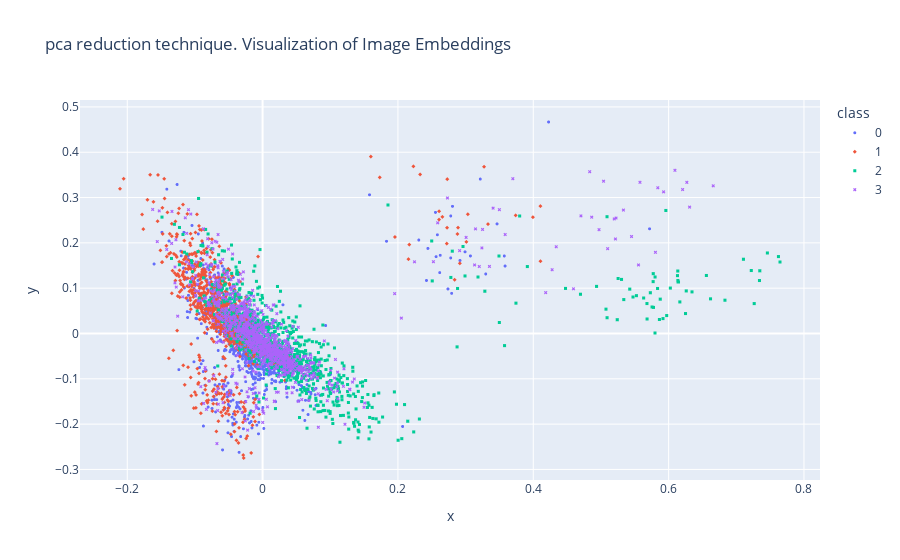
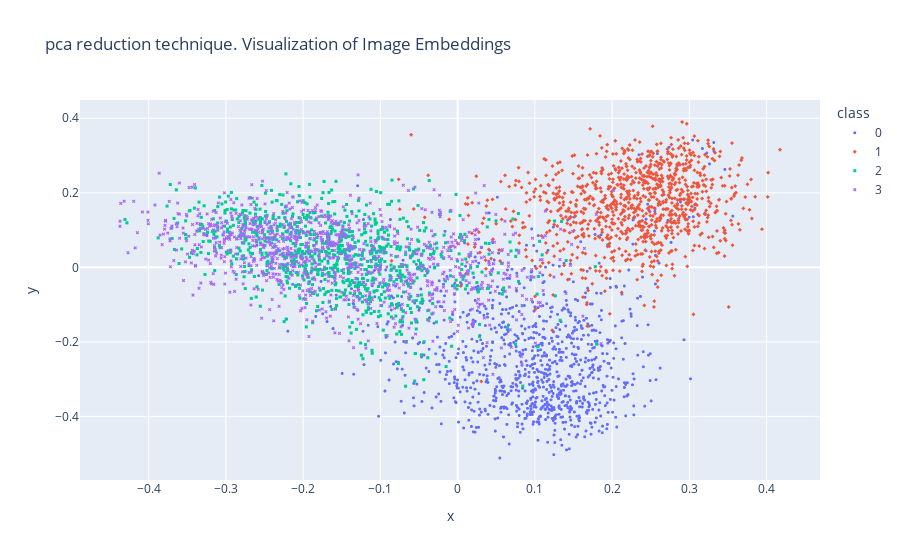

Notebook code for these charts, in order:
### Code cell
# px.scatter(x=X_tfidf_pca[:,0], y=X_tfidf_pca[:,1], color=df["label_name"], title="TF-IDF PCA").show()
# px.scatter(x=X_sbert_pca[:,0], y=X_sbert_pca[:,1], color=df["label_name"], title="SBERT PCA").show()
plot_embeddings(X_tfidf.toarray(), 0, symbol="class", reduction_techniques="pca", color="class")
plot_embeddings(X_sbert, 0, symbol="class", reduction_techniques="pca", color="class")

### Figure 1 — Plotly figure (JSON) as saved in the notebook; plotly's stock layout.template omitted (floating-point values rounded to 4 significant figures; data arrays with more than 128 entries replaced by an {"elided": "..."} marker saying what was removed)
{"data": [{"hovertemplate": "class=0<br>x=%{x}<br>y=%{y}<extra></extra>", "legendgroup": "0", "marker": {"color": "#636efa", "size": 3, "symbol": "circle"}, "mode": "markers", "name": "0", "showlegend": true, "textfont": {"size": 25}, "type": "scattergl", "x": {"elided": "1000 float values"}, "xaxis": "x", "y": {"elided": "1000 float values"}, "yaxis": "y"}, {"hovertemplate": "class=1<br>x=%{x}<br>y=%{y}<extra></extra>", "legendgroup": "1", "marker": {"color": "#EF553B", "size": 3, "symbol": "diamond"}, "mode": "markers", "name": "1", "showlegend": true, "textfont": {"size": 25}, "type": "scattergl", "x": {"elided": "1000 float values"}, "xaxis": "x", "y": {"elided": "1000 float values"}, "yaxis": "y"}, {"hovertemplate": "class=2<br>x=%{x}<br>y=%{y}<extra></extra>", "legendgroup": "2", "marker": {"color": "#00cc96", "size": 3, "symbol": "square"}, "mode": "markers", "name": "2", "showlegend": true, "textfont": {"size": 25}, "type": "scattergl", "x": {"elided": "1000 float values"}, "xaxis": "x", "y": {"elided": "1000 float values"}, "yaxis": "y"}, {"hovertemplate": "class=3<br>x=%{x}<br>y=%{y}<extra></extra>", "legendgroup": "3", "marker": {"color": "#ab63fa", "size": 3, "symbol": "x"}, "mode": "markers", "name": "3", "showlegend": true, "textfont": {"size": 25}, "type": "scattergl", "x": {"elided": "1000 float values"}, "xaxis": "x", "y": {"elided": "1000 float values"}, "yaxis": "y"}], "layout": {"legend": {"title": {"text": "class"}, "tracegroupgap": 0}, "title": {"text": "pca reduction technique. Visualization of Image Embeddings"}, "xaxis": {"anchor": "y", "domain": [0, 1], "title": {"text": "x"}}, "yaxis": {"anchor": "x", "domain": [0, 1], "title": {"text": "y"}}}}

### Figure 2 — Plotly figure (JSON) as saved in the notebook; plotly's stock layout.template omitted (floating-point values rounded to 4 significant figures; data arrays with more than 128 entries replaced by an {"elided": "..."} marker saying what was removed)
{"data": [{"hovertemplate": "class=0<br>x=%{x}<br>y=%{y}<extra></extra>", "legendgroup": "0", "marker": {"color": "#636efa", "size": 3, "symbol": "circle"}, "mode": "markers", "name": "0", "showlegend": true, "textfont": {"size": 25}, "type": "scattergl", "x": {"elided": "1000 float values"}, "xaxis": "x", "y": {"elided": "1000 float values"}, "yaxis": "y"}, {"hovertemplate": "class=1<br>x=%{x}<br>y=%{y}<extra></extra>", "legendgroup": "1", "marker": {"color": "#EF553B", "size": 3, "symbol": "diamond"}, "mode": "markers", "name": "1", "showlegend": true, "textfont": {"size": 25}, "type": "scattergl", "x": {"elided": "1000 float values"}, "xaxis": "x", "y": {"elided": "1000 float values"}, "yaxis": "y"}, {"hovertemplate": "class=2<br>x=%{x}<br>y=%{y}<extra></extra>", "legendgroup": "2", "marker": {"color": "#00cc96", "size": 3, "symbol": "square"}, "mode": "markers", "name": "2", "showlegend": true, "textfont": {"size": 25}, "type": "scattergl", "x": {"elided": "1000 float values"}, "xaxis": "x", "y": {"elided": "1000 float values"}, "yaxis": "y"}, {"hovertemplate": "class=3<br>x=%{x}<br>y=%{y}<extra></extra>", "legendgroup": "3", "marker": {"color": "#ab63fa", "size": 3, "symbol": "x"}, "mode": "markers", "name": "3", "showlegend": true, "textfont": {"size": 25}, "type": "scattergl", "x": {"elided": "1000 float values"}, "xaxis": "x", "y": {"elided": "1000 float values"}, "yaxis": "y"}], "layout": {"legend": {"title": {"text": "class"}, "tracegroupgap": 0}, "title": {"text": "pca reduction technique. Visualization of Image Embeddings"}, "xaxis": {"anchor": "y", "domain": [0, 1], "title": {"text": "x"}}, "yaxis": {"anchor": "x", "domain": [0, 1], "title": {"text": "y"}}}}
